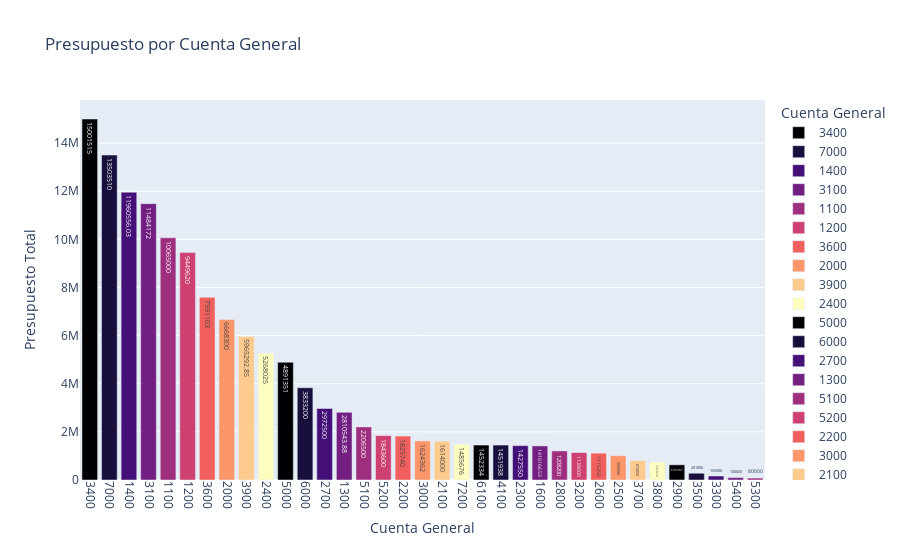

Notebook code for this chart:
### Code cell
data = presupuestos_por_cuenta.reset_index()
data.columns = ["Cuenta General", "Presupuesto"]
fig = px.bar(
    data,
    x="Cuenta General",
    y="Presupuesto",
    title="Presupuesto por Cuenta General",
    labels={"Cuenta General": "Cuenta General", "Presupuesto": "Presupuesto Total"},
    text="Presupuesto",
    color="Cuenta General",
    color_discrete_sequence=px.colors.sequential.Magma
)

fig.update_layout(xaxis_tickangle=90)
fig.show()

### Figure 1 — Plotly figure (JSON) as saved in the notebook; plotly's stock layout.template omitted (floating-point values rounded to 4 significant figures)
{"data": [{"alignmentgroup": "True", "hovertemplate": "Cuenta General=%{x}<br>Presupuesto Total=%{text}<extra></extra>", "legendgroup": "3400", "marker": {"color": "#000004", "pattern": {"shape": ""}}, "name": "3400", "offsetgroup": "3400", "orientation": "v", "showlegend": true, "text": [15001515], "textposition": "auto", "type": "bar", "x": ["3400"], "xaxis": "x", "y": [15001515], "yaxis": "y"}, {"alignmentgroup": "True", "hovertemplate": "Cuenta General=%{x}<br>Presupuesto Total=%{text}<extra></extra>", "legendgroup": "7000", "marker": {"color": "#180f3d", "pattern": {"shape": ""}}, "name": "7000", "offsetgroup": "7000", "orientation": "v", "showlegend": true, "text": [13503510], "textposition": "auto", "type": "bar", "x": ["7000"], "xaxis": "x", "y": [13503510], "yaxis": "y"}, {"alignmentgroup": "True", "hovertemplate": "Cuenta General=%{x}<br>Presupuesto Total=%{text}<extra></extra>", "legendgroup": "1400", "marker": {"color": "#440f76", "pattern": {"shape": ""}}, "name": "1400", "offsetgroup": "1400", "orientation": "v", "showlegend": true, "text": [11960000.0], "textposition": "auto", "type": "bar", "x": ["1400"], "xaxis": "x", "y": [11960000.0], "yaxis": "y"}, {"alignmentgroup": "True", "hovertemplate": "Cuenta General=%{x}<br>Presupuesto Total=%{text}<extra></extra>", "legendgroup": "3100", "marker": {"color": "#721f81", "pattern": {"shape": ""}}, "name": "3100", "offsetgroup": "3100", "orientation": "v", "showlegend": true, "text": [11484172], "textposition": "auto", "type": "bar", "x": ["3100"], "xaxis": "x", "y": [11484172], "yaxis": "y"}, {"alignmentgroup": "True", "hovertemplate": "Cuenta General=%{x}<br>Presupuesto Total=%{text}<extra></extra>", "legendgroup": "1100", "marker": {"color": "#9e2f7f", "pattern": {"shape": ""}}, "name": "1100", "offsetgroup": "1100", "orientation": "v", "showlegend": true, "text": [10065000], "textposition": "auto", "type": "bar", "x": ["1100"], "xaxis": "x", "y": [10065000], "yaxis": "y"}, {"alignmentgroup": "True", "hovertemplate": "Cuenta General=%{x}<br>Presupuesto Total=%{text}<extra></extra>", "legendgroup": "1200", "marker": {"color": "#cd4071", "pattern": {"shape": ""}}, "name": "1200", "offsetgroup": "1200", "orientation": "v", "showlegend": true, "text": [9449620], "textposition": "auto", "type": "bar", "x": ["1200"], "xaxis": "x", "y": [9449620], "yaxis": "y"}, {"alignmentgroup": "True", "hovertemplate": "Cuenta General=%{x}<br>Presupuesto Total=%{text}<extra></extra>", "legendgroup": "3600", "marker": {"color": "#f1605d", "pattern": {"shape": ""}}, "name": "3600", "offsetgroup": "3600", "orientation": "v", "showlegend": true, "text": [7591103], "textposition": "auto", "type": "bar", "x": ["3600"], "xaxis": "x", "y": [7591103], "yaxis": "y"}, {"alignmentgroup": "True", "hovertemplate": "Cuenta General=%{x}<br>Presupuesto Total=%{text}<extra></extra>", "legendgroup": "2000", "marker": {"color": "#fd9668", "pattern": {"shape": ""}}, "name": "2000", "offsetgroup": "2000", "orientation": "v", "showlegend": true, "text": [6668300], "textposition": "auto", "type": "bar", "x": ["2000"], "xaxis": "x", "y": [6668300], "yaxis": "y"}, {"alignmentgroup": "True", "hovertemplate": "Cuenta General=%{x}<br>Presupuesto Total=%{text}<extra></extra>", "legendgroup": "3900", "marker": {"color": "#feca8d", "pattern": {"shape": ""}}, "name": "3900", "offsetgroup": "3900", "orientation": "v", "showlegend": true, "text": [5965000.0], "textposition": "auto", "type": "bar", "x": ["3900"], "xaxis": "x", "y": [5965000.0], "yaxis": "y"}, {"alignmentgroup": "True", "hovertemplate": "Cuenta General=%{x}<br>Presupuesto Total=%{text}<extra></extra>", "legendgroup": "2400", "marker": {"color": "#fcfdbf", "pattern": {"shape": ""}}, "name": "2400", "offsetgroup": "2400", "orientation": "v", "showlegend": true, "text": [5268025], "textposition": "auto", "type": "bar", "x": ["2400"], "xaxis": "x", "y": [5268025], "yaxis": "y"}, {"alignmentgroup": "True", "hovertemplate": "Cuenta General=%{x}<br>Presupuesto Total=%{text}<extra></extra>", "legendgroup": "5000", "marker": {"color": "#000004", "pattern": {"shape": ""}}, "name": "5000", "offsetgroup": "5000", "orientation": "v", "showlegend": true, "text": [4891351], "textposition": "auto", "type": "bar", "x": ["5000"], "xaxis": "x", "y": [4891351], "yaxis": "y"}, {"alignmentgroup": "True", "hovertemplate": "Cuenta General=%{x}<br>Presupuesto Total=%{text}<extra></extra>", "legendgroup": "6000", "marker": {"color": "#180f3d", "pattern": {"shape": ""}}, "name": "6000", "offsetgroup": "6000", "orientation": "v", "showlegend": true, "text": [3833200], "textposition": "auto", "type": "bar", "x": ["6000"], "xaxis": "x", "y": [3833200], "yaxis": "y"}, {"alignmentgroup": "True", "hovertemplate": "Cuenta General=%{x}<br>Presupuesto Total=%{text}<extra></extra>", "legendgroup": "2700", "marker": {"color": "#440f76", "pattern": {"shape": ""}}, "name": "2700", "offsetgroup": "2700", "orientation": "v", "showlegend": true, "text": [2972500], "textposition": "auto", "type": "bar", "x": ["2700"], "xaxis": "x", "y": [2972500], "yaxis": "y"}, {"alignmentgroup": "True", "hovertemplate": "Cuenta General=%{x}<br>Presupuesto Total=%{text}<extra></extra>", "legendgroup": "1300", "marker": {"color": "#721f81", "pattern": {"shape": ""}}, "name": "1300", "offsetgroup": "1300", "orientation": "v", "showlegend": true, "text": [2811000.0], "textposition": "auto", "type": "bar", "x": ["1300"], "xaxis": "x", "y": [2811000.0], "yaxis": "y"}, {"alignmentgroup": "True", "hovertemplate": "Cuenta General=%{x}<br>Presupuesto Total=%{text}<extra></extra>", "legendgroup": "5100", "marker": {"color": "#9e2f7f", "pattern": {"shape": ""}}, "name": "5100", "offsetgroup": "5100", "orientation": "v", "showlegend": true, "text": [2206500], "textposition": "auto", "type": "bar", "x": ["5100"], "xaxis": "x", "y": [2206500], "yaxis": "y"}, {"alignmentgroup": "True", "hovertemplate": "Cuenta General=%{x}<br>Presupuesto Total=%{text}<extra></extra>", "legendgroup": "5200", "marker": {"color": "#cd4071", "pattern": {"shape": ""}}, "name": "5200", "offsetgroup": "5200", "orientation": "v", "showlegend": true, "text": [1843600], "textposition": "auto", "type": "bar", "x": ["5200"], "xaxis": "x", "y": [1843600], "yaxis": "y"}, {"alignmentgroup": "True", "hovertemplate": "Cuenta General=%{x}<br>Presupuesto Total=%{text}<extra></extra>", "legendgroup": "2200", "marker": {"color": "#f1605d", "pattern": {"shape": ""}}, "name": "2200", "offsetgroup": "2200", "orientation": "v", "showlegend": true, "text": [1825740], "textposition": "auto", "type": "bar", "x": ["2200"], "xaxis": "x", "y": [1825740], "yaxis": "y"}, {"alignmentgroup": "True", "hovertemplate": "Cuenta General=%{x}<br>Presupuesto Total=%{text}<extra></extra>", "legendgroup": "3000", "marker": {"color": "#fd9668", "pattern": {"shape": ""}}, "name": "3000", "offsetgroup": "3000", "orientation": "v", "showlegend": true, "text": [1624362], "textposition": "auto", "type": "bar", "x": ["3000"], "xaxis": "x", "y": [1624362], "yaxis": "y"}, {"alignmentgroup": "True", "hovertemplate": "Cuenta General=%{x}<br>Presupuesto Total=%{text}<extra></extra>", "legendgroup": "2100", "marker": {"color": "#feca8d", "pattern": {"shape": ""}}, "name": "2100", "offsetgroup": "2100", "orientation": "v", "showlegend": true, "text": [1614000], "textposition": "auto", "type": "bar", "x": ["2100"], "xaxis": "x", "y": [1614000], "yaxis": "y"}, {"alignmentgroup": "True", "hovertemplate": "Cuenta General=%{x}<br>Presupuesto Total=%{text}<extra></extra>", "legendgroup": "7200", "marker": {"color": "#fcfdbf", "pattern": {"shape": ""}}, "name": "7200", "offsetgroup": "7200", "orientation": "v", "showlegend": true, "text": [1485676], "textposition": "auto", "type": "bar", "x": ["7200"], "xaxis": "x", "y": [1485676], "yaxis": "y"}, {"alignmentgroup": "True", "hovertemplate": "Cuenta General=%{x}<br>Presupuesto Total=%{text}<extra></extra>", "legendgroup": "6100", "marker": {"color": "#000004", "pattern": {"shape": ""}}, "name": "6100", "offsetgroup": "6100", "orientation": "v", "showlegend": true, "text": [1452334], "textposition": "auto", "type": "bar", "x": ["6100"], "xaxis": "x", "y": [1452334], "yaxis": "y"}, {"alignmentgroup": "True", "hovertemplate": "Cuenta General=%{x}<br>Presupuesto Total=%{text}<extra></extra>", "legendgroup": "4100", "marker": {"color": "#180f3d", "pattern": {"shape": ""}}, "name": "4100", "offsetgroup": "4100", "orientation": "v", "showlegend": true, "text": [1451938], "textposition": "auto", "type": "bar", "x": ["4100"], "xaxis": "x", "y": [1451938], "yaxis": "y"}, {"alignmentgroup": "True", "hovertemplate": "Cuenta General=%{x}<br>Presupuesto Total=%{text}<extra></extra>", "legendgroup": "2300", "marker": {"color": "#440f76", "pattern": {"shape": ""}}, "name": "2300", "offsetgroup": "2300", "orientation": "v", "showlegend": true, "text": [1427550], "textposition": "auto", "type": "bar", "x": ["2300"], "xaxis": "x", "y": [1427550], "yaxis": "y"}, {"alignmentgroup": "True", "hovertemplate": "Cuenta General=%{x}<br>Presupuesto Total=%{text}<extra></extra>", "legendgroup": "1600", "marker": {"color": "#721f81", "pattern": {"shape": ""}}, "name": "1600", "offsetgroup": "1600", "orientation": "v", "showlegend": true, "text": [1416000.0], "textposition": "auto", "type": "bar", "x": ["1600"], "xaxis": "x", "y": [1416000.0], "yaxis": "y"}, {"alignmentgroup": "True", "hovertemplate": "Cuenta General=%{x}<br>Presupuesto Total=%{text}<extra></extra>", "legendgroup": "2800", "marker": {"color": "#9e2f7f", "pattern": {"shape": ""}}, "name": "2800", "offsetgroup": "2800", "orientation": "v", "showlegend": true, "text": [1208200], "textposition": "auto", "type": "bar", "x": ["2800"], "xaxis": "x", "y": [1208200], "yaxis": "y"}, {"alignmentgroup": "True", "hovertemplate": "Cuenta General=%{x}<br>Presupuesto Total=%{text}<extra></extra>", "legendgroup": "3200", "marker": {"color": "#cd4071", "pattern": {"shape": ""}}, "name": "3200", "offsetgroup": "3200", "orientation": "v", "showlegend": true, "text": [1139000], "textposition": "auto", "type": "bar", "x": ["3200"], "xaxis": "x", "y": [1139000], "yaxis": "y"}, {"alignmentgroup": "True", "hovertemplate": "Cuenta General=%{x}<br>Presupuesto Total=%{text}<extra></extra>", "legendgroup": "2600", "marker": {"color": "#f1605d", "pattern": {"shape": ""}}, "name": "2600", "offsetgroup": "2600", "orientation": "v", "showlegend": true, "text": [1115250], "textposition": "auto", "type": "bar", "x": ["2600"], "xaxis": "x", "y": [1115250], "yaxis": "y"}, {"alignmentgroup": "True", "hovertemplate": "Cuenta General=%{x}<br>Presupuesto Total=%{text}<extra></extra>", "legendgroup": "2500", "marker": {"color": "#fd9668", "pattern": {"shape": ""}}, "name": "2500", "offsetgroup": "2500", "orientation": "v", "showlegend": true, "text": [1009000], "textposition": "auto", "type": "bar", "x": ["2500"], "xaxis": "x", "y": [1009000], "yaxis": "y"}, {"alignmentgroup": "True", "hovertemplate": "Cuenta General=%{x}<br>Presupuesto Total=%{text}<extra></extra>", "legendgroup": "3700", "marker": {"color": "#feca8d", "pattern": {"shape": ""}}, "name": "3700", "offsetgroup": "3700", "orientation": "v", "showlegend": true, "text": [810000], "textposition": "auto", "type": "bar", "x": ["3700"], "xaxis": "x", "y": [810000], "yaxis": "y"}, {"alignmentgroup": "True", "hovertemplate": "Cuenta General=%{x}<br>Presupuesto Total=%{text}<extra></extra>", "legendgroup": "3800", "marker": {"color": "#fcfdbf", "pattern": {"shape": ""}}, "name": "3800", "offsetgroup": "3800", "orientation": "v", "showlegend": true, "text": [747019], "textposition": "auto", "type": "bar", "x": ["3800"], "xaxis": "x", "y": [747019], "yaxis": "y"}, {"alignmentgroup": "True", "hovertemplate": "Cuenta General=%{x}<br>Presupuesto Total=%{text}<extra></extra>", "legendgroup": "2900", "marker": {"color": "#000004", "pattern": {"shape": ""}}, "name": "2900", "offsetgroup": "2900", "orientation": "v", "showlegend": true, "text": [630387], "textposition": "auto", "type": "bar", "x": ["2900"], "xaxis": "x", "y": [630387], "yaxis": "y"}, {"alignmentgroup": "True", "hovertemplate": "Cuenta General=%{x}<br>Presupuesto Total=%{text}<extra></extra>", "legendgroup": "3500", "marker": {"color": "#180f3d", "pattern": {"shape": ""}}, "name": "3500", "offsetgroup": "3500", "orientation": "v", "showlegend": true, "text": [281000], "textposition": "auto", "type": "bar", "x": ["3500"], "xaxis": "x", "y": [281000], "yaxis": "y"}, {"alignmentgroup": "True", "hovertemplate": "Cuenta General=%{x}<br>Presupuesto Total=%{text}<extra></extra>", "legendgroup": "3300", "marker": {"color": "#440f76", "pattern": {"shape": ""}}, "name": "3300", "offsetgroup": "3300", "orientation": "v", "showlegend": true, "text": [165500], "textposition": "auto", "type": "bar", "x": ["3300"], "xaxis": "x", "y": [165500], "yaxis": "y"}, {"alignmentgroup": "True", "hovertemplate": "Cuenta General=%{x}<br>Presupuesto Total=%{text}<extra></extra>", "legendgroup": "5400", "marker": {"color": "#721f81", "pattern": {"shape": ""}}, "name": "5400", "offsetgroup": "5400", "orientation": "v", "showlegend": true, "text": [100000], "textposition": "auto", "type": "bar", "x": ["5400"], "xaxis": "x", "y": [100000], "yaxis": "y"}, {"alignmentgroup": "True", "hovertemplate": "Cuenta General=%{x}<br>Presupuesto Total=%{text}<extra></extra>", "legendgroup": "5300", "marker": {"color": "#9e2f7f", "pattern": {"shape": ""}}, "name": "5300", "offsetgroup": "5300", "orientation": "v", "showlegend": true, "text": [80000], "textposition": "auto", "type": "bar", "x": ["5300"], "xaxis": "x", "y": [80000], "yaxis": "y"}], "layout": {"autosize": true, "barmode": "relative", "legend": {"title": {"text": "Cuenta General"}, "tracegroupgap": 0}, "title": {"text": "Presupuesto por Cuenta General"}, "xaxis": {"anchor": "y", "autorange": true, "categoryarray": ["3400", "7000", "1400", "3100", "1100", "1200", "3600", "2000", "3900", "2400", "5000", "6000", "2700", "1300", "5100", "5200", "2200", "3000", "2100", "7200", "6100", "4100", "2300", "1600", "2800", "3200", "2600", "2500", "3700", "3800", "2900", "3500", "3300", "5400", "5300"], "categoryorder": "array", "domain": [0, 1], "range": [-0.5, 34.5], "tickangle": 90, "title": {"text": "Cuenta General"}, "type": "category"}, "yaxis": {"anchor": "x", "autorange": true, "domain": [0, 1], "range": [0, 15790000.0], "title": {"text": "Presupuesto Total"}, "type": "linear"}}}
